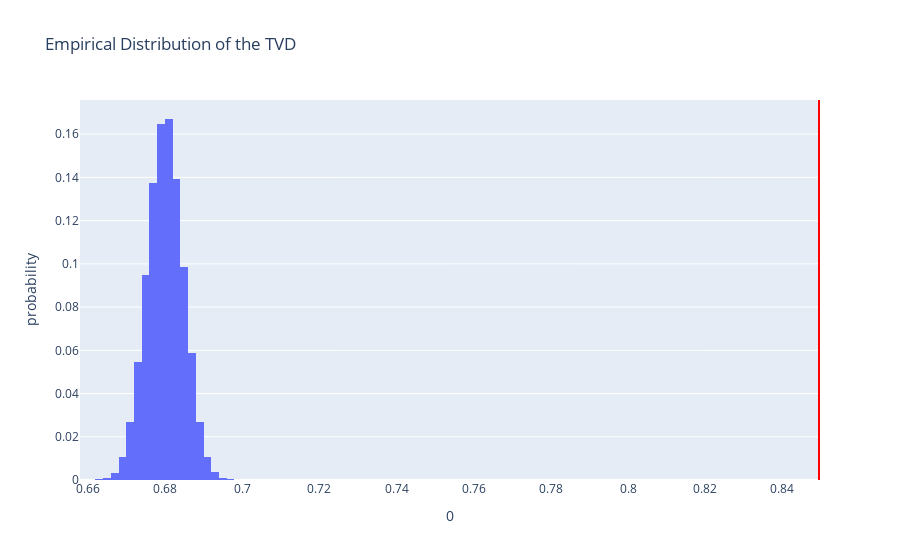

Notebook cell for this chart:
### Code cell
fig = px.histogram(pd.DataFrame(results), x=0, nbins=20, histnorm='probability', 
                   title='Empirical Distribution of the TVD')
fig.add_vline(x=obs_stat_out, line_color='red')
fig

### Figure 1 — Plotly figure (JSON) as saved in the notebook; plotly's stock layout.template omitted (floating-point values rounded to 4 significant figures; data arrays with more than 128 entries replaced by an {"elided": "..."} marker saying what was removed)
{"data": [{"alignmentgroup": "True", "bingroup": "x", "histnorm": "probability", "hovertemplate": "0=%{x}<br>probability=%{y}<extra></extra>", "legendgroup": "", "marker": {"color": "#636efa", "pattern": {"shape": ""}}, "name": "", "nbinsx": 20, "offsetgroup": "", "orientation": "v", "showlegend": false, "type": "histogram", "x": {"elided": "100000 float values"}, "xaxis": "x", "yaxis": "y"}], "layout": {"barmode": "relative", "legend": {"tracegroupgap": 0}, "shapes": [{"line": {"color": "red"}, "type": "line", "x0": 0.8495, "x1": 0.8495, "xref": "x", "y0": 0, "y1": 1, "yref": "y domain"}], "title": {"text": "Empirical Distribution of the TVD"}, "xaxis": {"anchor": "y", "domain": [0, 1], "title": {"text": "0"}}, "yaxis": {"anchor": "x", "domain": [0, 1], "title": {"text": "probability"}}}}
